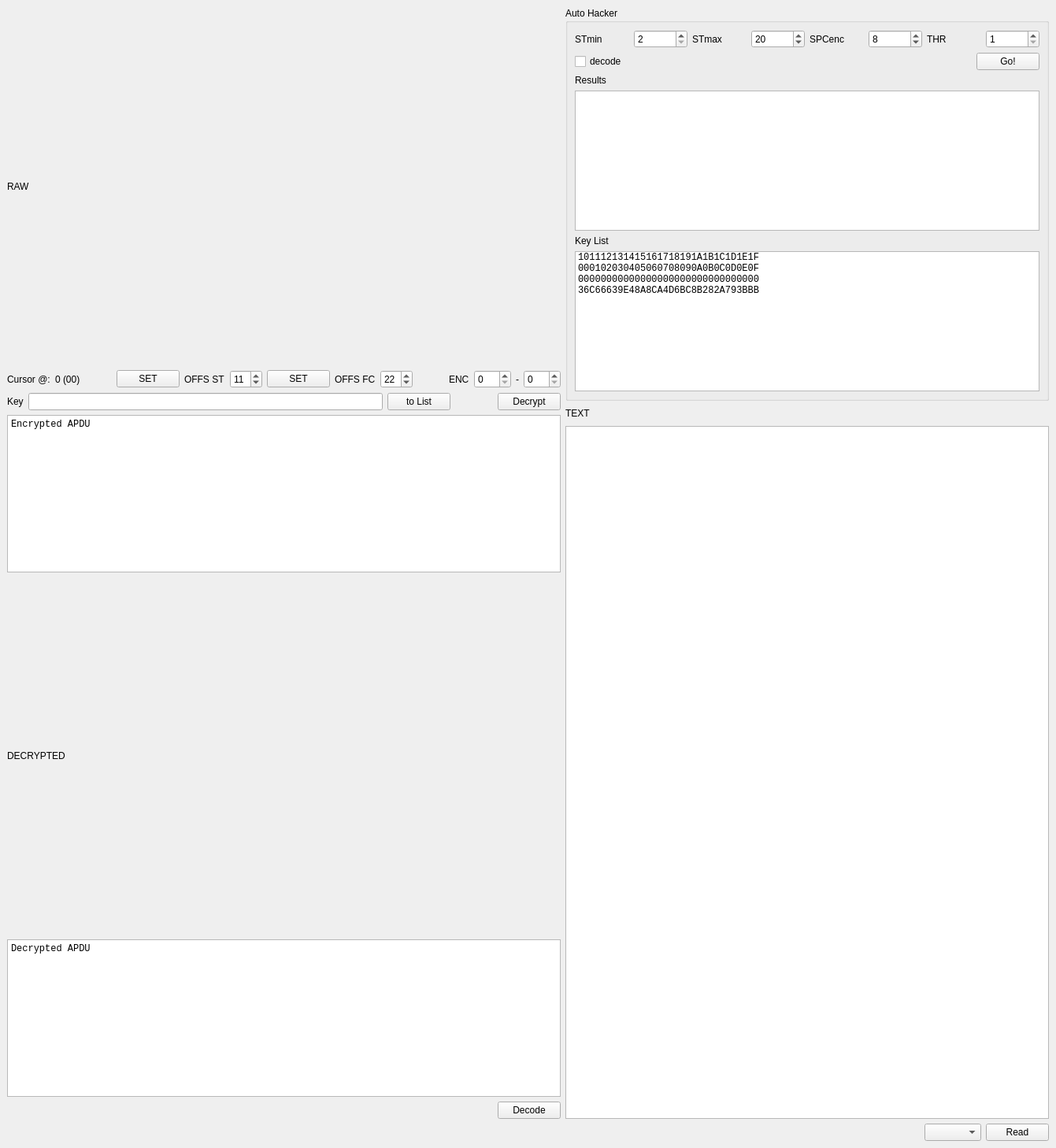
<?xml version="1.0" encoding="UTF-8"?>
<ui version="4.0">
 <class>MainWindow</class>
 <widget class="QMainWindow" name="MainWindow">
  <property name="geometry">
   <rect>
    <x>0</x>
    <y>0</y>
    <width>1341</width>
    <height>1458</height>
   </rect>
  </property>
  <property name="windowTitle">
   <string>SmartHacker 0.1</string>
  </property>
  <widget class="QWidget" name="centralwidget">
   <layout class="QVBoxLayout" name="verticalLayout">
    <item>
     <layout class="QVBoxLayout" name="verticalLayout_4">
      <item>
       <layout class="QHBoxLayout" name="horizontalLayout_6">
        <item>
         <layout class="QVBoxLayout" name="verticalLayout_apdu">
          <item>
           <layout class="QHBoxLayout" name="horizontalLayout_2">
            <item>
             <widget class="QLabel" name="label_3">
              <property name="text">
               <string>RAW</string>
              </property>
             </widget>
            </item>
            <item>
             <spacer name="horizontalSpacer_8">
              <property name="orientation">
               <enum>Qt::Horizontal</enum>
              </property>
              <property name="sizeHint" stdset="0">
               <size>
                <width>40</width>
                <height>20</height>
               </size>
              </property>
             </spacer>
            </item>
           </layout>
          </item>
          <item>
           <layout class="QHBoxLayout" name="horizontal_Layout_hex1"/>
          </item>
          <item>
           <layout class="QHBoxLayout" name="horizontalLayout_5">
            <item>
             <widget class="QLabel" name="label_12">
              <property name="text">
               <string>Cursor @:</string>
              </property>
             </widget>
            </item>
            <item>
             <widget class="QLabel" name="label_cursor_pos">
              <property name="text">
               <string>0 (00)</string>
              </property>
             </widget>
            </item>
            <item>
             <spacer name="horizontalSpacer_6">
              <property name="orientation">
               <enum>Qt::Horizontal</enum>
              </property>
              <property name="sizeHint" stdset="0">
               <size>
                <width>40</width>
                <height>20</height>
               </size>
              </property>
             </spacer>
            </item>
            <item>
             <widget class="QPushButton" name="pushButton_set_ST">
              <property name="text">
               <string>SET</string>
              </property>
             </widget>
            </item>
            <item>
             <widget class="QLabel" name="label_11">
              <property name="text">
               <string>OFFS ST</string>
              </property>
             </widget>
            </item>
            <item>
             <widget class="QSpinBox" name="spinBox_offs_systemtitle">
              <property name="value">
               <number>11</number>
              </property>
             </widget>
            </item>
            <item>
             <widget class="QPushButton" name="pushButton_set_FC">
              <property name="text">
               <string>SET</string>
              </property>
             </widget>
            </item>
            <item>
             <widget class="QLabel" name="label_10">
              <property name="text">
               <string>OFFS FC</string>
              </property>
             </widget>
            </item>
            <item>
             <widget class="QSpinBox" name="spinBox_offset_framectr">
              <property name="value">
               <number>22</number>
              </property>
             </widget>
            </item>
            <item>
             <spacer name="horizontalSpacer_7">
              <property name="orientation">
               <enum>Qt::Horizontal</enum>
              </property>
              <property name="sizeHint" stdset="0">
               <size>
                <width>40</width>
                <height>20</height>
               </size>
              </property>
             </spacer>
            </item>
            <item>
             <widget class="QLabel" name="label_15">
              <property name="text">
               <string>ENC</string>
              </property>
             </widget>
            </item>
            <item>
             <widget class="QSpinBox" name="spinBox_enc_from">
              <property name="maximum">
               <number>254</number>
              </property>
              <property name="displayIntegerBase">
               <number>10</number>
              </property>
             </widget>
            </item>
            <item>
             <widget class="QLabel" name="label_5">
              <property name="text">
               <string>-</string>
              </property>
             </widget>
            </item>
            <item>
             <widget class="QSpinBox" name="spinBox_enc_to">
              <property name="maximum">
               <number>255</number>
              </property>
              <property name="displayIntegerBase">
               <number>10</number>
              </property>
             </widget>
            </item>
           </layout>
          </item>
          <item>
           <layout class="QHBoxLayout" name="horizontalLayout_3">
            <item>
             <widget class="QLabel" name="label">
              <property name="text">
               <string>Key</string>
              </property>
             </widget>
            </item>
            <item>
             <widget class="QLineEdit" name="lineEdit_key">
              <property name="minimumSize">
               <size>
                <width>450</width>
                <height>0</height>
               </size>
              </property>
             </widget>
            </item>
            <item>
             <widget class="QPushButton" name="pushButton_key_to_list">
              <property name="text">
               <string>to List</string>
              </property>
             </widget>
            </item>
            <item>
             <spacer name="horizontalSpacer_2">
              <property name="orientation">
               <enum>Qt::Horizontal</enum>
              </property>
              <property name="sizeHint" stdset="0">
               <size>
                <width>40</width>
                <height>20</height>
               </size>
              </property>
             </spacer>
            </item>
            <item>
             <widget class="QPushButton" name="pushButton_decrypt">
              <property name="text">
               <string>Decrypt</string>
              </property>
             </widget>
            </item>
           </layout>
          </item>
          <item>
           <widget class="QTextEdit" name="textEdit_raw">
            <property name="maximumSize">
             <size>
              <width>16777215</width>
              <height>200</height>
             </size>
            </property>
            <property name="font">
             <font>
              <family>Liberation Mono</family>
             </font>
            </property>
            <property name="html">
             <string>&lt;!DOCTYPE HTML PUBLIC &quot;-//W3C//DTD HTML 4.0//EN&quot; &quot;http://www.w3.org/TR/REC-html40/strict.dtd&quot;&gt;
&lt;html&gt;&lt;head&gt;&lt;meta name=&quot;qrichtext&quot; content=&quot;1&quot; /&gt;&lt;style type=&quot;text/css&quot;&gt;
p, li { white-space: pre-wrap; }
&lt;/style&gt;&lt;/head&gt;&lt;body style=&quot; font-family:'Liberation Mono'; font-size:9pt; font-weight:400; font-style:normal;&quot;&gt;
&lt;p style=&quot; margin-top:0px; margin-bottom:0px; margin-left:0px; margin-right:0px; -qt-block-indent:0; text-indent:0px;&quot;&gt;&lt;span style=&quot; font-family:'Sans Serif';&quot;&gt;Encrypted APDU&lt;/span&gt;&lt;/p&gt;&lt;/body&gt;&lt;/html&gt;</string>
            </property>
           </widget>
          </item>
          <item>
           <layout class="QHBoxLayout" name="horizontalLayout_7">
            <item>
             <widget class="QLabel" name="label_2">
              <property name="text">
               <string>DECRYPTED</string>
              </property>
             </widget>
            </item>
            <item>
             <spacer name="horizontalSpacer_9">
              <property name="orientation">
               <enum>Qt::Horizontal</enum>
              </property>
              <property name="sizeHint" stdset="0">
               <size>
                <width>40</width>
                <height>20</height>
               </size>
              </property>
             </spacer>
            </item>
           </layout>
          </item>
          <item>
           <layout class="QHBoxLayout" name="horizontal_Layout_hex2"/>
          </item>
          <item>
           <widget class="QTextEdit" name="textEdit_decrypted">
            <property name="maximumSize">
             <size>
              <width>16777215</width>
              <height>200</height>
             </size>
            </property>
            <property name="font">
             <font>
              <family>Liberation Mono</family>
             </font>
            </property>
            <property name="html">
             <string>&lt;!DOCTYPE HTML PUBLIC &quot;-//W3C//DTD HTML 4.0//EN&quot; &quot;http://www.w3.org/TR/REC-html40/strict.dtd&quot;&gt;
&lt;html&gt;&lt;head&gt;&lt;meta name=&quot;qrichtext&quot; content=&quot;1&quot; /&gt;&lt;style type=&quot;text/css&quot;&gt;
p, li { white-space: pre-wrap; }
&lt;/style&gt;&lt;/head&gt;&lt;body style=&quot; font-family:'Liberation Mono'; font-size:9pt; font-weight:400; font-style:normal;&quot;&gt;
&lt;p style=&quot; margin-top:0px; margin-bottom:0px; margin-left:0px; margin-right:0px; -qt-block-indent:0; text-indent:0px;&quot;&gt;&lt;span style=&quot; font-family:'Sans Serif';&quot;&gt;Decrypted APDU&lt;/span&gt;&lt;/p&gt;&lt;/body&gt;&lt;/html&gt;</string>
            </property>
           </widget>
          </item>
          <item>
           <layout class="QHBoxLayout" name="horizontalLayout_4">
            <item>
             <spacer name="horizontalSpacer_3">
              <property name="orientation">
               <enum>Qt::Horizontal</enum>
              </property>
              <property name="sizeHint" stdset="0">
               <size>
                <width>40</width>
                <height>20</height>
               </size>
              </property>
             </spacer>
            </item>
            <item>
             <widget class="QPushButton" name="pushButton_decode">
              <property name="text">
               <string>Decode</string>
              </property>
             </widget>
            </item>
           </layout>
          </item>
         </layout>
        </item>
        <item>
         <layout class="QVBoxLayout" name="verticalLayout_debug_autohacker">
          <property name="sizeConstraint">
           <enum>QLayout::SetDefaultConstraint</enum>
          </property>
          <item>
           <widget class="QGroupBox" name="groupBox">
            <property name="maximumSize">
             <size>
              <width>16777215</width>
              <height>500</height>
             </size>
            </property>
            <property name="title">
             <string>Auto Hacker</string>
            </property>
            <layout class="QVBoxLayout" name="verticalLayout_2">
             <item>
              <layout class="QHBoxLayout" name="horizontalLayout_autohacker">
               <item>
                <widget class="QLabel" name="label_9">
                 <property name="text">
                  <string>STmin</string>
                 </property>
                </widget>
               </item>
               <item>
                <widget class="QSpinBox" name="spinBox_STmin">
                 <property name="minimum">
                  <number>2</number>
                 </property>
                 <property name="maximum">
                  <number>20</number>
                 </property>
                 <property name="displayIntegerBase">
                  <number>10</number>
                 </property>
                </widget>
               </item>
               <item>
                <widget class="QLabel" name="label_8">
                 <property name="text">
                  <string>STmax</string>
                 </property>
                </widget>
               </item>
               <item>
                <widget class="QSpinBox" name="spinBox_STmax">
                 <property name="minimum">
                  <number>2</number>
                 </property>
                 <property name="maximum">
                  <number>32</number>
                 </property>
                 <property name="value">
                  <number>20</number>
                 </property>
                 <property name="displayIntegerBase">
                  <number>10</number>
                 </property>
                </widget>
               </item>
               <item>
                <widget class="QLabel" name="label_7">
                 <property name="text">
                  <string>SPCenc</string>
                 </property>
                </widget>
               </item>
               <item>
                <widget class="QSpinBox" name="spinBox_SPCenc">
                 <property name="maximum">
                  <number>32</number>
                 </property>
                 <property name="value">
                  <number>8</number>
                 </property>
                 <property name="displayIntegerBase">
                  <number>10</number>
                 </property>
                </widget>
               </item>
               <item>
                <widget class="QLabel" name="label_6">
                 <property name="text">
                  <string>THR</string>
                 </property>
                </widget>
               </item>
               <item>
                <widget class="QSpinBox" name="spinBox_4THR">
                 <property name="minimum">
                  <number>1</number>
                 </property>
                 <property name="maximum">
                  <number>16</number>
                 </property>
                 <property name="displayIntegerBase">
                  <number>10</number>
                 </property>
                </widget>
               </item>
              </layout>
             </item>
             <item>
              <layout class="QHBoxLayout" name="horizontalLayout_autohacker2">
               <item>
                <widget class="QCheckBox" name="checkBox_decode">
                 <property name="text">
                  <string>decode</string>
                 </property>
                </widget>
               </item>
               <item>
                <spacer name="horizontalSpacer_4">
                 <property name="orientation">
                  <enum>Qt::Horizontal</enum>
                 </property>
                 <property name="sizeHint" stdset="0">
                  <size>
                   <width>40</width>
                   <height>20</height>
                  </size>
                 </property>
                </spacer>
               </item>
               <item>
                <widget class="QPushButton" name="pushButton_Autohack">
                 <property name="text">
                  <string>Go!</string>
                 </property>
                </widget>
               </item>
              </layout>
             </item>
             <item>
              <widget class="QLabel" name="label_14">
               <property name="text">
                <string>Results</string>
               </property>
              </widget>
             </item>
             <item>
              <widget class="QListWidget" name="listWidget_autohack_results"/>
             </item>
             <item>
              <widget class="QLabel" name="label_13">
               <property name="text">
                <string>Key List</string>
               </property>
              </widget>
             </item>
             <item>
              <widget class="QListWidget" name="listWidget_keys">
               <property name="font">
                <font>
                 <family>Liberation Mono</family>
                </font>
               </property>
               <item>
                <property name="text">
                 <string>101112131415161718191A1B1C1D1E1F</string>
                </property>
               </item>
               <item>
                <property name="text">
                 <string>000102030405060708090A0B0C0D0E0F</string>
                </property>
               </item>
               <item>
                <property name="text">
                 <string>00000000000000000000000000000000</string>
                </property>
               </item>
               <item>
                <property name="text">
                 <string>36C66639E48A8CA4D6BC8B282A793BBB</string>
                </property>
               </item>
              </widget>
             </item>
            </layout>
           </widget>
          </item>
          <item>
           <layout class="QHBoxLayout" name="horizontalLayout_Text">
            <item>
             <widget class="QLabel" name="label_4">
              <property name="text">
               <string>TEXT</string>
              </property>
             </widget>
            </item>
            <item>
             <spacer name="horizontalSpacer_5">
              <property name="orientation">
               <enum>Qt::Horizontal</enum>
              </property>
              <property name="sizeHint" stdset="0">
               <size>
                <width>40</width>
                <height>20</height>
               </size>
              </property>
             </spacer>
            </item>
           </layout>
          </item>
          <item>
           <widget class="QTextEdit" name="textEdit_txt">
            <property name="font">
             <font>
              <family>Liberation Mono</family>
             </font>
            </property>
           </widget>
          </item>
         </layout>
        </item>
       </layout>
      </item>
     </layout>
    </item>
    <item>
     <layout class="QHBoxLayout" name="horizontalLayout">
      <item>
       <spacer name="horizontalSpacer">
        <property name="orientation">
         <enum>Qt::Horizontal</enum>
        </property>
        <property name="sizeHint" stdset="0">
         <size>
          <width>40</width>
          <height>20</height>
         </size>
        </property>
       </spacer>
      </item>
      <item>
       <widget class="QComboBox" name="m_serialPortComboBox"/>
      </item>
      <item>
       <widget class="QPushButton" name="pushButton_read">
        <property name="text">
         <string>Read</string>
        </property>
       </widget>
      </item>
     </layout>
    </item>
   </layout>
  </widget>
 </widget>
 <resources/>
 <connections/>
</ui>
